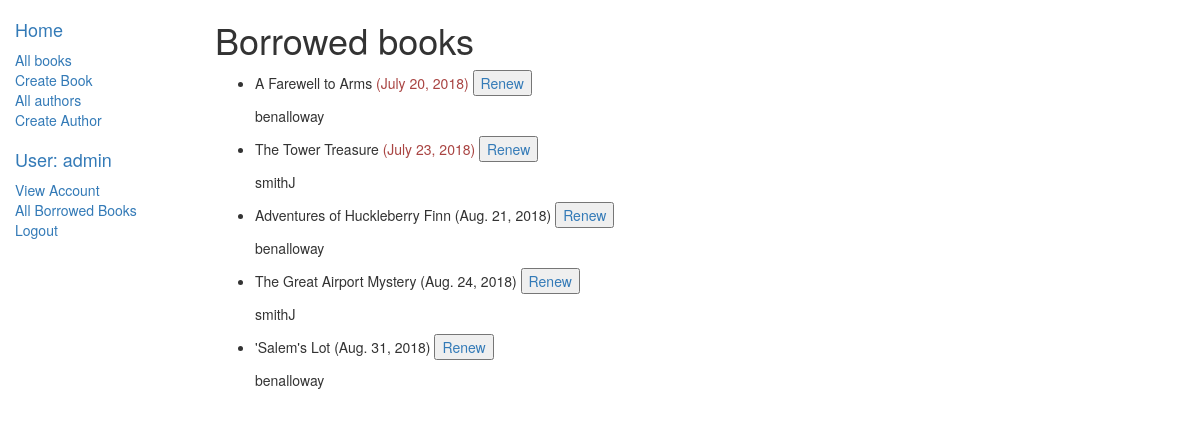
Page /catalog/allborrowedbooks/ (signed in) on the earlier database version.
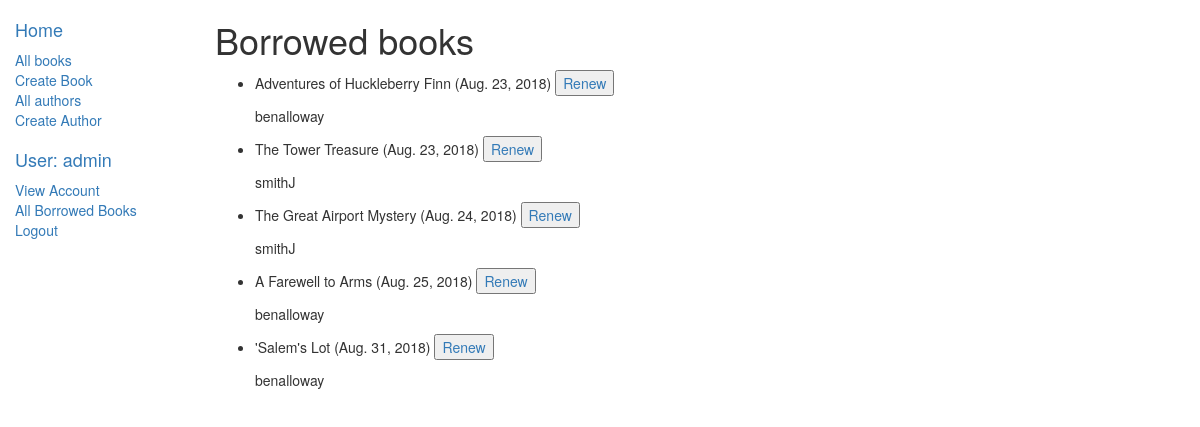
Same page on the later database version.
### catalog/models.py (models this page shows, shortened)
class BookInstance(models.Model):
	LOAN_STATUS = (
		('m', 'Maintenance'),
		('o', 'On Loan'),
		('a', 'Available'),
		('r', 'Reserved'),
	)
	id = models.UUIDField(primary_key=True, default=uuid.uuid4, help_text="Unique ID for this particular book across whole library")
	book = models.ForeignKey('Book', on_delete=models.SET_NULL, null=True)
	imprint = models.CharField(max_length=200)
	due_back = models.DateField(null=True, blank=True)
	status = models.CharField(max_length=1, choices=LOAN_STATUS, blank=True, default='m', help_text="Book availability")
	borrower = models.ForeignKey(User, on_delete=models.SET_NULL, null=True, blank=True)
	@property
	def is_overdue(self):
		if self.due_back and date.today() > self.due_back:
			return True
		return False
	class Meta:
		ordering = ["due_back"]
		permissions = (
			("can_mark_returned", "Set book as returned"),
			("can_renew", "Renew due date"),
			)

class Book(models.Model):
	title = models.CharField(max_length=200)
	summary = models.TextField(max_length=1000, help_text="Enter a brief description of the book")
	isbn = models.CharField("ISBN", max_length=13, help_text="13 Character <a href='https://www.isbn-international.org/content/what-isbn'>ISBN number</a>")
	language = models.ForeignKey(NaturalLanguage, on_delete=models.SET_NULL, null=True)
	author = models.ForeignKey('Author', on_delete=models.SET_NULL, null=True)
	genre = models.ManyToManyField(Genre, help_text="Select a genre for this book")
	class Meta:
		ordering = ["title"]

### catalog/views.py (the view)
# urls.py: path('allborrowedbooks/', views.LoanedBooksListView.as_view(), name='all-borrowed'),
class LoanedBooksListView(PermissionRequiredMixin, LoginRequiredMixin, generic.ListView):
    model = BookInstance
    template_name = 'catalog/bookinstance_list_borrowed_librarian.html'
    paginate_by = 10
    permission_required = 'catalog.can_mark_returned'
    def get_queryset(self):
        return BookInstance.objects.filter(status__exact='o').order_by('due_back')

### catalog/templates/catalog/bookinstance_list_borrowed_librarian.html
{% extends "base_generic.html" %}
{% block content %}
    <h1>Borrowed books</h1>
    {% if bookinstance_list %}
    <ul>
      {% for bookinst in bookinstance_list %}
      <li>
        <p>{{bookinst.book.title}} <span class="{% if bookinst.is_overdue %}text-danger{% endif %}">({{ bookinst.due_back }})</span>{% if perms.catalog.can_mark_returned %} <button><a style="text-decoration-line: none;" href="{% url 'renew-book-librarian' bookinst.id %}">Renew</a></button>  {% endif %}</p>
        <p>{{ bookinst.borrower }} </p>
      </li>
      {% endfor %}
    </ul>
    {% else %}
      <p>There are no books borrowed.</p>
    {% endif %}
{% endblock %}

### catalog/templates/base_generic.html (shortened to what this page needs)
<!DOCTYPE html>
<html lang="en">
<head>
	<link rel="stylesheet" href="https://maxcdn.bootstrapcdn.com/bootstrap/3.3.7/css/bootstrap.min.css">
	{% load static %}
	<link rel="stylesheet" href="{% static 'css/styles.css' %}">
</head>
<body>
  <div class="container-fluid">
    <div class="row">
      <div class="col-sm-2">
      {% block sidebar %}
      <ul class="sidebar-nav">
          <li><a href="{% url 'index' %}"><h4>Home</h4></a></li>
          <li><a href="{% url 'books' %}">All books</a></li>
          {% if perms.catalog.can_add_book %}
          <li><a href="{% url 'book_create' %}">Create Book</a></li>
          {% endif %}
          <li><a href="{% url 'authors' %}">All authors</a></li>
          {% if perms.catalog.can_add_author %}
          <li><a href="{% url 'author_create' %}">Create Author</a></li>
          {% endif %}
      </ul>
      <ul class="sidebar-nav">
        {% if user.is_authenticated %}
          <li><a href="{% url 'index' %}"><h4>User: {{ user.get_username }}</h4></a></li>
          <li><a href="{% url 'myaccount' user.id%}">View Account</a></li>
          {% if perms.catalog.can_mark_returned %}
          <li><a href="{% url 'all-borrowed' %}">All Borrowed Books</a></li>
          {% else %}
          <li><a href="{% url 'my-borrowed' %}">My Borrowed Books</a></li>
          {% endif %}
          <li><a href="{% url 'logout'%}?next={{request.path}}">Logout</a></li>
        {% else %}
          <li><a href="{% url 'login'%}?next={{request.path}}">Login</a></li>
        {% endif%}
      </ul>
     {% endblock %}
      </div>
      <div class="col-sm-10 ">
      {% block content %}{% endblock %}
      </div>
    </div>
  </div>
</body>
</html>

### catalog/static/css/styles.css (style rules this page uses)
.sidebar-nav { margin-top: 20px; padding: 0px; list-style: none; }

Differences in the rows shown:
changed BookInstance "Adventures of Huckleberry Finn": due_back "Aug. 21, 2018" → "Aug. 23, 2018"; moves up the list
changed BookInstance "The Tower Treasure": due_back "July 23, 2018" → "Aug. 23, 2018"; moves down the list
shown differently, row unchanged: BookInstance "Aug. 24, 2018": moves up the list
changed BookInstance "A Farewell to Arms": due_back "July 20, 2018" → "Aug. 25, 2018"
